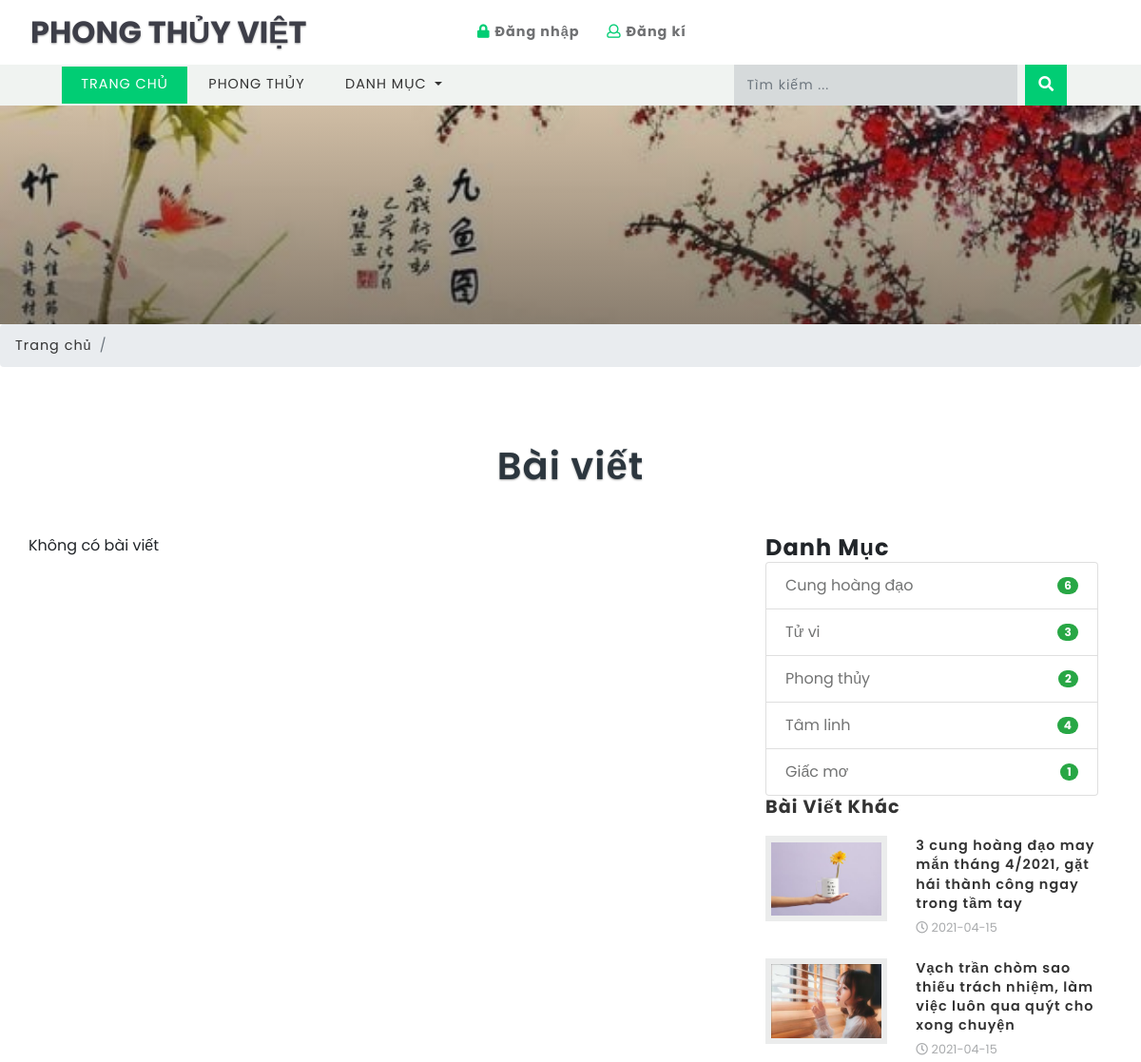
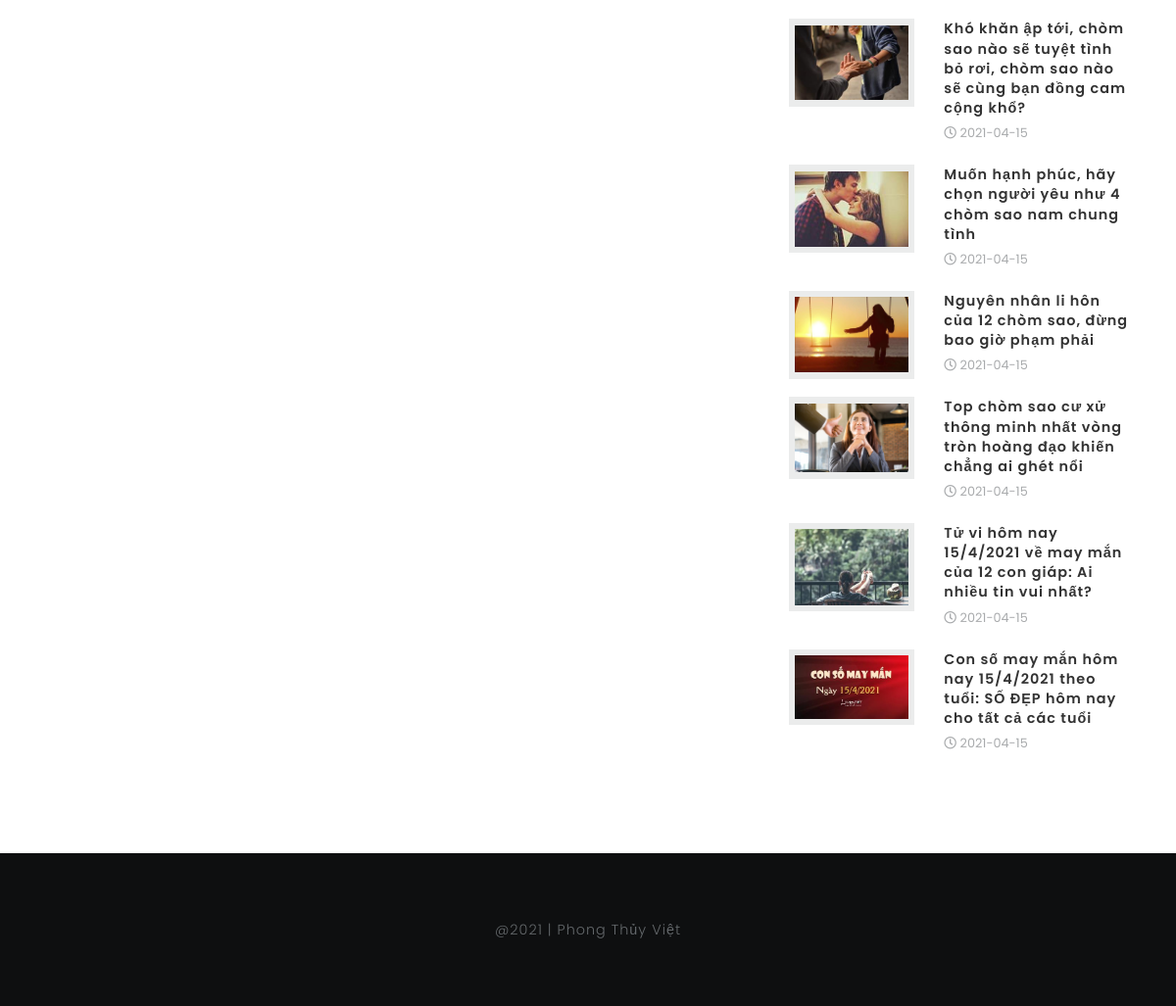
The app's page /category.php with its own data (2 pictures, top to bottom).
### tables this page shows
CREATE TABLE `blog_categories` (
  `id` int(10) UNSIGNED NOT NULL,
  `name` varchar(40) NOT NULL
);

CREATE TABLE `blogs` (
  `id` int(10) UNSIGNED NOT NULL,
  `title` varchar(190) NOT NULL,
  `tags` varchar(40) NOT NULL,
  `content` text NOT NULL,
  `photo` varchar(50) NOT NULL,
  `posted` varchar(40) NOT NULL,
  `date` date DEFAULT NULL,
  `author` varchar(40) DEFAULT NULL,
  `category` varchar(40) NOT NULL
);

### libs/fetch_data.php (the view, shortened to what this page needs)
<?php
function countcategories(){
	require("database/db_connect.php");
	$sql="SELECT * FROM blog_categories LIMIT 10";
	if ($result=mysqli_query($con,$sql))
	{
		foreach ($result as $categoriescount => $categorydata) {
			$categoryid=$categorydata['id'];
			$sql="SELECT * FROM blogs WHERE category='$categoryid'";
			if ($result=mysqli_query($con,$sql)) {
				$rowcountcategory=mysqli_num_rows($result);
			}
			echo '<li class="list-group-item d-flex justify-content-between align-items-center">
			'.$categorydata['name'].'
			<span class="badge badge-success badge-pill">'.$rowcountcategory.'</span>
			</li>';
		}
	}
}
function getcategoriesmenu($table)
{
	require("database/db_connect.php");
	$sql="SELECT * FROM $table ";
	if ($result=mysqli_query($con,$sql))
	{
		$rowcount=mysqli_num_rows($result);
		if ($rowcount==0) {
			echo 'No Categories';
		}
		foreach ($result as $blog_categories => $category) {
			echo '<a class="dropdown-item" href="category.php?id='.$category['id'].'">'.$category['name'].'</a>
			<div class="dropdown-divider"></div>';
		}
	}
}
function getolderposts($table){
	require("database/db_connect.php");
	$sql="SELECT * FROM $table WHERE posted='publish' ORDER BY id ASC LIMIT 8";
	if ($result=mysqli_query($con,$sql))
	{
		foreach ($result as $olderposts => $op) {
			echo '<div class="blog-grids row mb-3">
			<div class="col-md-5 blog-grid-left">
			<a href="single.php?id='.$op['id'].'">
			<img src="blogadmin/images/'.$op['photo'].'" class="img-fluid" alt="fantastic cms">
			</a>
			</div>
			<div class="col-md-7 blog-grid-right">
			<h5>
			<a href="single.php?id='.$op['id'].'">'.$op['title'].'</a>
			</h5>
			<div class="sub-meta">
			<span>
			<i class="far fa-clock"></i> '.$op['date'].'</span>
			</div>
			</div>
			</div>';
		}
	}
}
function getcategoryblogs($table,$id){
	require("database/db_connect.php");
	$sql="SELECT * FROM $table WHERE category='$id' ORDER BY id DESC LIMIT 10";
	if ($result=mysqli_query($con,$sql))
	{
		$rowcount=mysqli_num_rows($result);
		if ($rowcount==0) {
			echo 'Không có bài viết';
		}
	}
}
?>

### css/single.css (style rules this page uses)
.tech-btm img { background: #fff; padding: 6px; }

### css/style.css (style rules this page uses)
html, body { margin: 0; font-size: 100%; font-family: "Poppins", sans-serif; background: #fff; }
body a { text-decoration: none; transition: 0.5s all; -webkit-transition: 0.5s all; -moz-transition: 0.5s all; -o-transition: 0.5s all; -ms-transition: 0.5s all; }
h1, h2, h3, h4, h5, h6 { margin: 0; font-family: "Poppins", sans-serif; letter-spacing: 1px; }
.tech-btm img { background: #ebecec; padding: 0.4em; }
.tech-btm h5 { font-size: 0.9em; line-height: 1.4em; font-weight: 600; }
.tech-btm h5 a { color: #333; }
.sub-meta span { font-size: 0.8em; color: #a9abad; line-height: 2.5em; }

### records on screen
blog_categories: name "Cung hoàng đạo", rowcountcategory "6"
blog_categories: name "Tử vi", rowcountcategory "3"
blog_categories: name "Phong thủy", rowcountcategory "2"
blog_categories: name "Tâm linh", rowcountcategory "4"
blog_categories: name "Giấc mơ", rowcountcategory "1"
blogs: photo (picture), title "3 cung hoàng đạo may mắn tháng 4/2021, gặt hái thành công ngay trong tầm tay", date "2021-04-15"
blogs: photo (picture), title "Vạch trần chòm sao thiếu trách nhiệm, làm việc luôn qua quýt cho xong chuyện", date "2021-04-15"
blogs: photo (picture), title "Khó khăn ập tới, chòm sao nào sẽ tuyệt tình bỏ rơi, chòm sao nào sẽ cùng bạn đồng cam cộng khổ?", date "2021-04-15"
blogs: photo (picture), title "Muốn hạnh phúc, hãy chọn người yêu như 4 chòm sao nam chung tình", date "2021-04-15"
blogs: photo (picture), title "Nguyên nhân li hôn của 12 chòm sao, đừng bao giờ phạm phải", date "2021-04-15"
blogs: photo (picture), title "Top chòm sao cư xử thông minh nhất vòng tròn hoàng đạo khiến chẳng ai ghét nổi", date "2021-04-15"
blogs: photo (picture), title "Tử vi hôm nay 15/4/2021 về may mắn của 12 con giáp: Ai nhiều tin vui nhất?", date "2021-04-15"
blogs: photo (picture), title "Con số may mắn hôm nay 15/4/2021 theo tuổi: SỐ ĐẸP hôm nay cho tất cả các tuổi", date "2021-04-15"
